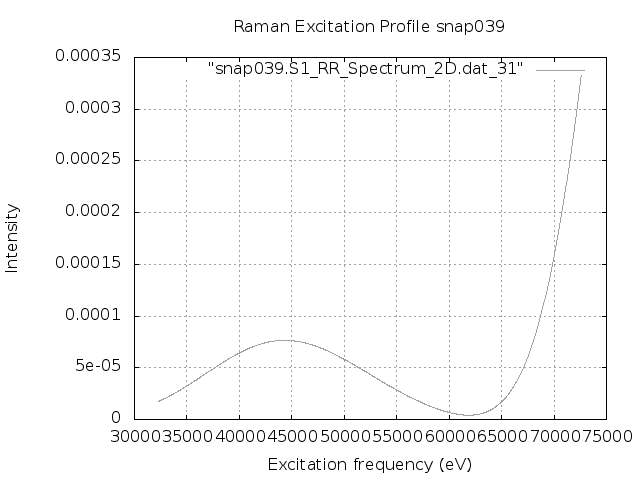

Here is the gnuplot script that generated this plot:
set terminal png
set output "snap039.S1.REP_frozen.png"
set xlabel 'Excitation frequency (eV)'
set ylabel 'Intensity'
set title "Raman Excitation Profile snap039"
set grid
set autoscale
plot "snap039.S1_RR_Spectrum_2D.dat_31" with lines lc "blue"
exit
